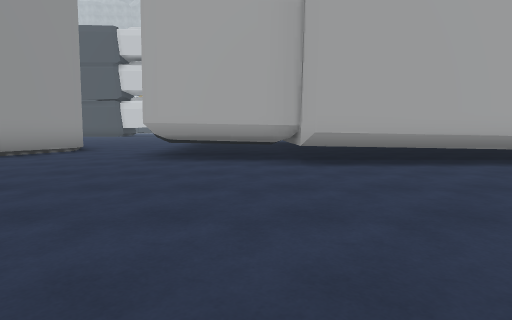
View 1 (above)

24 first-person views from a walk through a 3-D level made in the Unity game engine. The camera is 1.2 m above the floor, tilts 6° down and sees 80° across. The floor is counted in squares, 2 m on a side. Each view is taken from the middle of a square. On the plan, view 1 faces up. The plan holds only what a view shows up to about 9 squares ahead; the rest is blank. The place goes on beyond the plan. The player is left out. Some surface patterns are stand-ins.

View 2
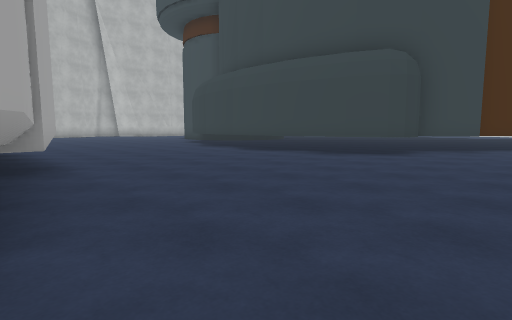

View 3
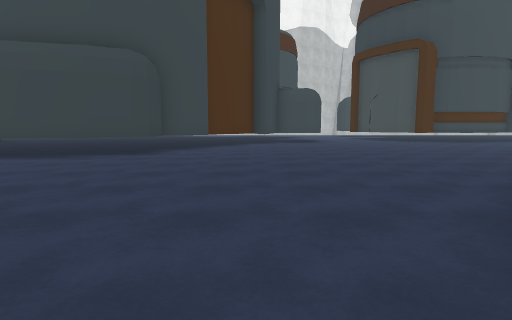

View 4
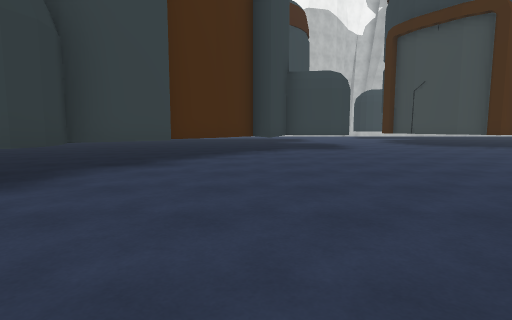

View 5
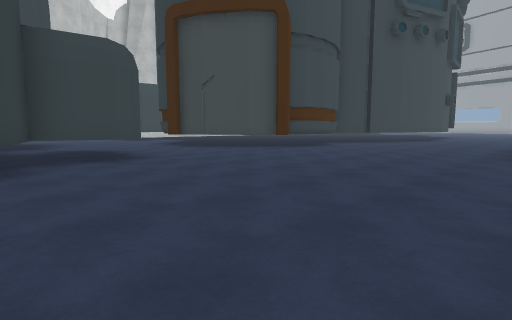

View 6
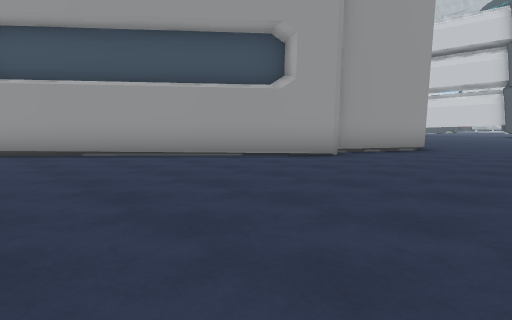

View 7
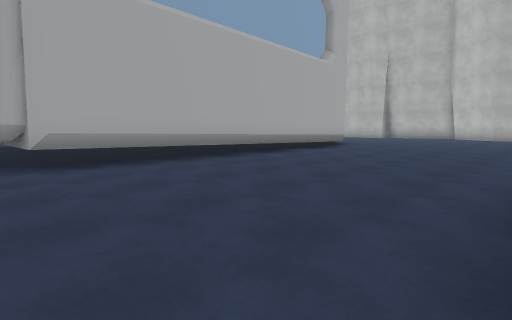

View 8
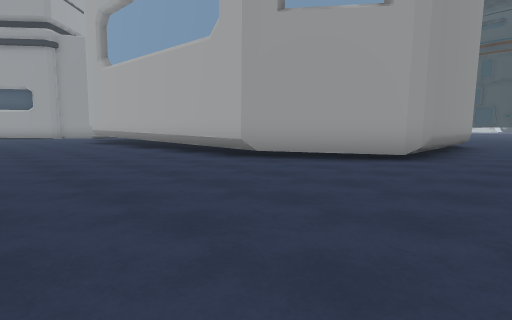

View 9
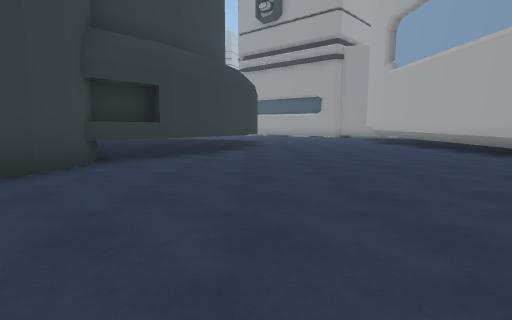

View 10
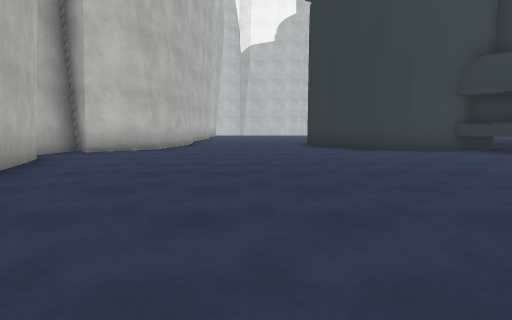

View 11
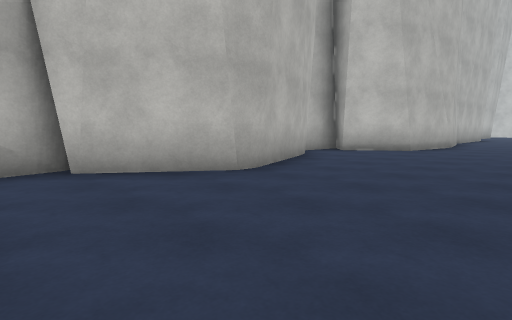

View 12
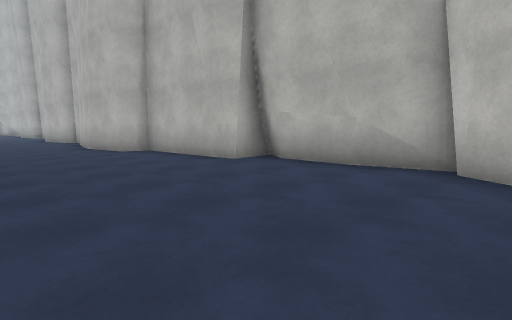

View 13
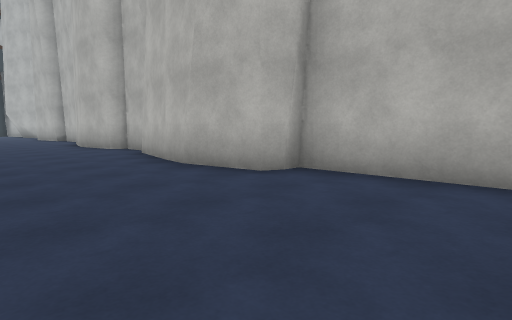

View 14
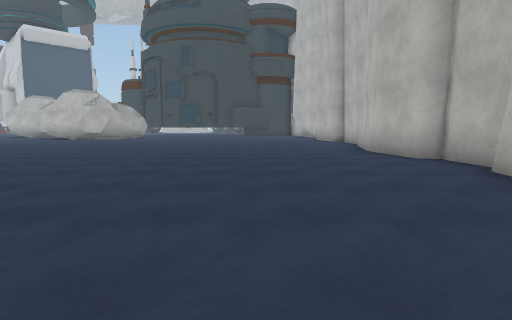

View 15
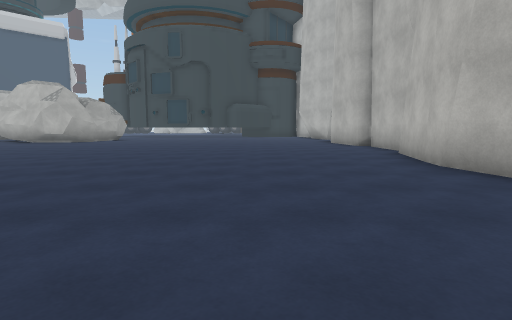

View 16
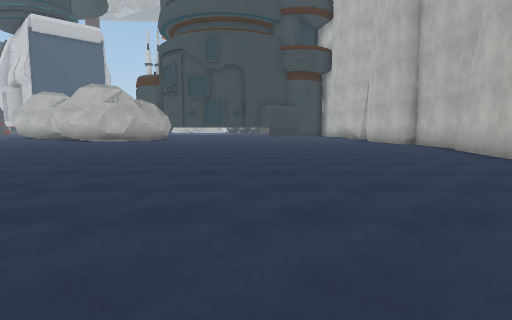

View 17
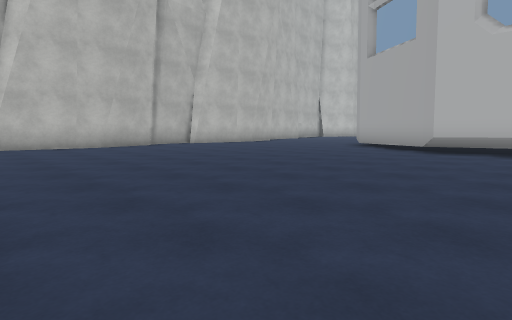

View 18
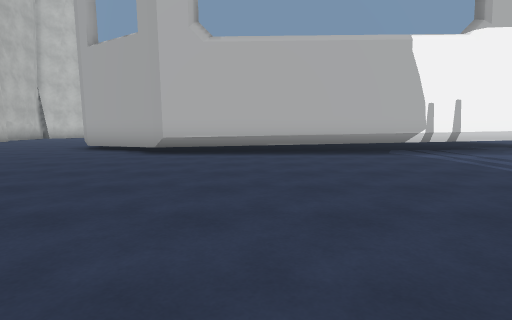

View 19
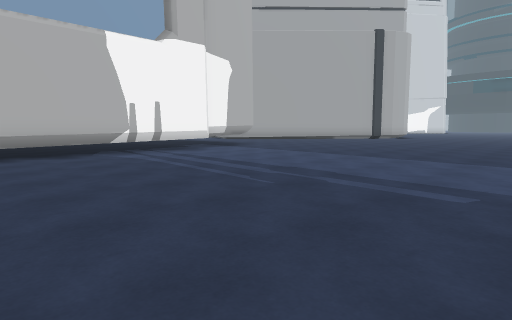

View 20
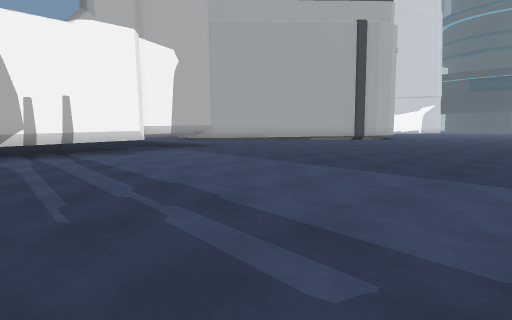

View 21
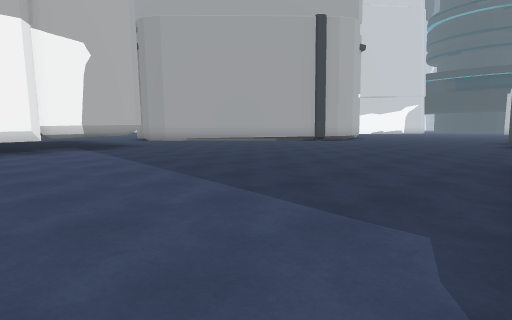

View 22
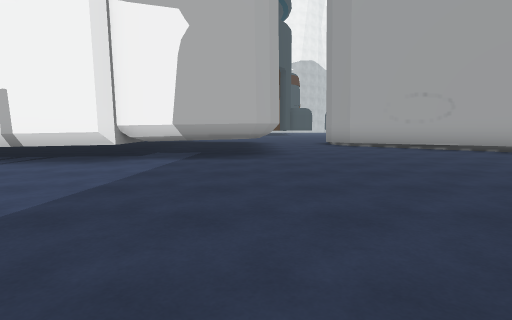

View 23
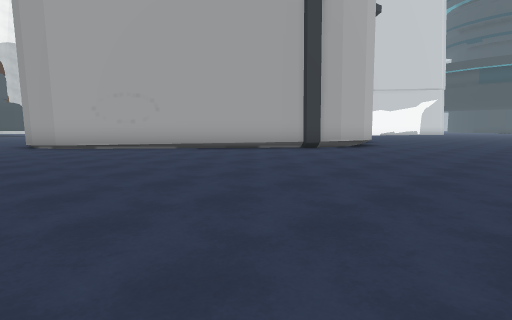

View 24
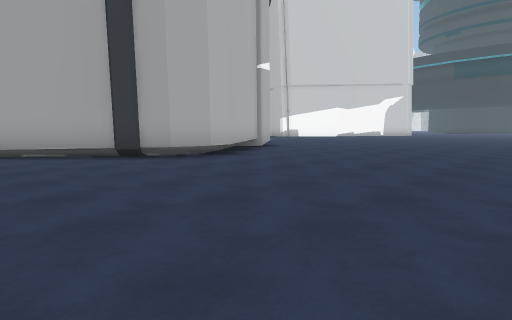

### Floor plan
Points are (right, up) in squares from view 1. A wall is a line through its corners. A room is listed if a view was taken in it or the views show most of it. See-through windows are left out.
Room 1 (views 1, 7)
walls: (-0.5, -0.4) (1.2, 0)
ways out: opening at (0, 0) to room 2
Room 2 (views 2, 3, 4, 5, 6, 8, 9, 10, 11, 12, 13, 14, 15, 16, 17, 18, 19, 20, 21, 22, 23, 24)
walls: (0.8, 5.2) (-1.9, 5.7) (-2.3, 6.5); (-1.8, 5.7) (-2.2, 6); (-5.1, 9) (-4.7, 8.2) (-4.6, 7.8) (-5.6, 5.4) (-5.5, 4.9) (-10.2, -0.3); (1.2, 0) (2.9, 0.1); (-2.5, 12) (-2.2, 12.8) (0.4, 13.4); (-2.4, 12.5) (-2, 12.8); (0.5, 13.5) (0.8, 13.8); (0.5, 13.7) (9.4, 14); (-1.6, -1.8) (-1.7, -1.4); (4.9, -0.3) (6.3, -0.8); (6.2, -0.7) (8, -1.8); (9.4, 5.2) (0.8, 5) (0.6, 7.3); (-2.7, -3.1) (-1.4, -2.2) (-1.7, -1.5) (-1.5, -0.9) (-0.4, -0.4); (7.7, -1.7) (9, -2.9); (-3.2, -4.5) (-2.4, -3.6); (7.6, -2.1) (8.5, -3); (7.7, -2.5) (8.4, -3.1); (12, 7) (9.6, 5.3); (9.1, 14) (11.8, 12.3); (8.7, -2.9) (9.4, -2.8); (9.3, -2.8) (10.2, -2.9); (10, -2.8) (10.8, -3.2); (12.1, 11.9) (12.3, 7.3); (10.6, -3.1) (11.3, -3.6); (-11.2, 14.4) (-5.1, 8.9); (-6.2, -6.6) (-4.9, -6.8) (-4.4, -5.4) (-3.9, -5.7) (-3.2, -4.4); (11.2, -3.5) (11.8, -4.1); (-14.4, 13.6) (-12.4, 14.8) (-11.9, 14.7) (-11.1, 14.4); (-10.9, -6.9) (-10.2, -7.5); (-11.6, -7.1) (-10.8, -6.5); (17.5, 10.8) (17.1, 10.9); (18.8, 4) (18.5, 5.5); (18, -0.4) (17.2, 1.7) (17.2, 2.2) (18.5, 3.9); (19, 3.8) (18.5, 5.1) (18.5, 7.1) (18.8, 7.6) (17.9, 7.5) (17.7, 10.8) (17.1, 10.8) (16.8, 12.5) (17.1, 15.1); (18.3, -1.1) (17.9, -0.3); (16.3, -5.5) (16.8, -3.4) (18.1, -2.4) (18.7, -3) (18.8, -1.7); (17.6, 15.4) (17.5, 16.9) (17.2, 17) (16.9, 18.8) (17.4, 21.2); (17.8, 21.6) (17.7, 23.1)
low walls: (0.4, 6.9) (-1.9, 6.9) (-2.4, 7); (4.6, 5.3) (3.2, 5.2); (0.4, 12) (0.3, 13.7); (-2, 12.6) (0.4, 13.2); (9.6, 5.3) (4.7, 5.3)
ways out: opening at (0, 0) to room 1

Positions as (right, up) in squares from view 1, and headings:
1: (0, 0), facing up
2: (-4, 6), facing down-right
3: (-4, 6), facing down
4: (-4, 2), facing down
5: (-4, -1), facing down-left
6: (-2, -1), facing up-left
7: (0, 0), facing up-right
8: (14, 1), facing up-left
9: (14, 0), facing left
10: (14, 5), facing down
11: (14, 5), facing down-right
12: (14, 3), facing up-right
13: (14, 8), facing up-right
14: (14, 11), facing up
15: (14, 14), facing up
16: (12, 13), facing up
17: (7, 22), facing down-right
18: (7, 21), facing down
19: (6, 21), facing down-left
20: (4, 21), facing down-left
21: (2, 22), facing down-left
22: (-2, 19), facing down
23: (-3, 19), facing down-left
24: (-8, 20), facing down-left
